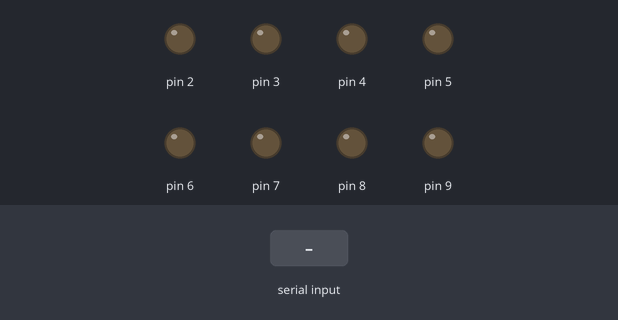
This sketch was run on a simulated Arduino Uno, built with avr-gcc and run on an emulated ATmega328P. Parts: output pins drawn as LEDs (lit = HIGH). The test bench sets the inputs (shaded band).

Above: at 1.2 s.
1.3 s: "r" received over Serial
At 1.8 s:
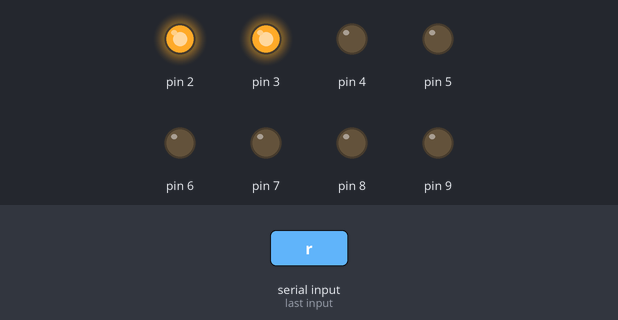
2.8 s: "a" received over Serial
At 4.0 s:
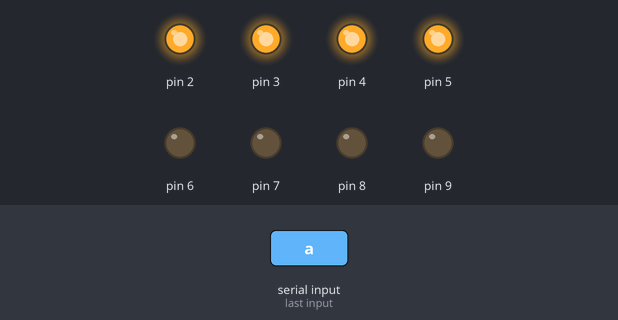
4.3 s: "v" received over Serial
At 5.3 s:
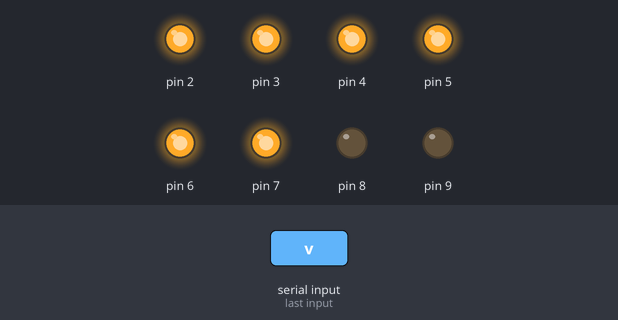
5.8 s: "z" received over Serial
At 6.5 s:
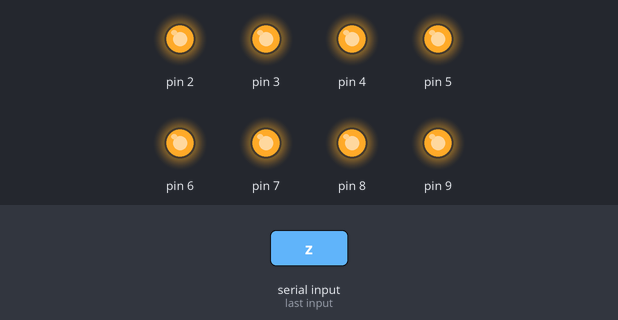
7.3 s: "b" received over Serial
At 7.6 s:
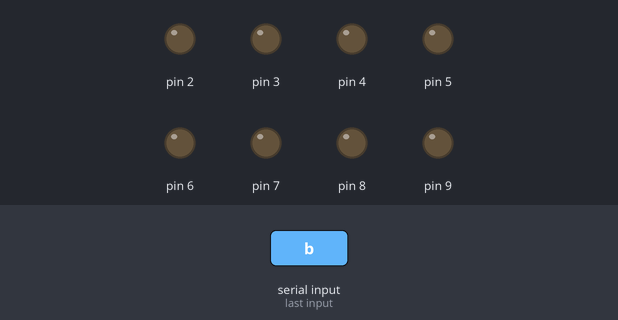
8.8 s: "A" received over Serial
At 9.9 s:
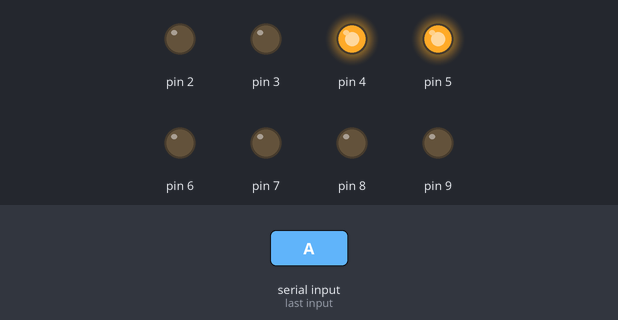
Timing chart, 0 to 11.3 s (numbered marks = the images above; inputs shaded):
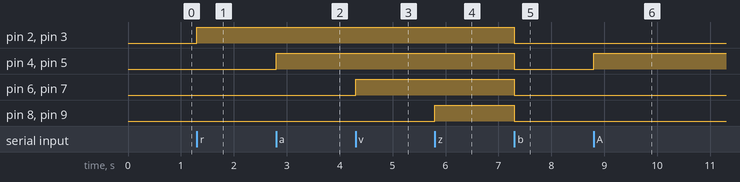

Measured:
- after the input at 1.3 s, pin 2, pin 3: LOW → HIGH at once
- after the input at 2.8 s, pin 4, pin 5: LOW → HIGH at once
- after the input at 4.3 s, pin 6, pin 7: LOW → HIGH at once
- after the input at 5.8 s, pin 8, pin 9: LOW → HIGH at once
- after the input at 7.3 s, pin 2–9: HIGH → LOW at once
- after the input at 8.8 s, pin 4, pin 5: LOW → HIGH at once

The sketch:

04PuertoSerieCaracter.ino
```cpp
void setup() {
  //Colocando los pines de 2-9 como salida
  for (int i=2 ; i<=9 ; i++)
    pinMode(i,OUTPUT);
  //Inicializando Puerto Serie
  Serial.begin(9600);
}

void loop() {
  if (Serial.available())
  {
    char charRecibido = Serial.read();
    if ( charRecibido == 'r' || charRecibido == 'R')
    {
      digitalWrite(2,HIGH);
      digitalWrite(3,HIGH);
    }
    if ( charRecibido == 'a' || charRecibido == 'A')
    {
      digitalWrite(4,HIGH);
      digitalWrite(5,HIGH);
    }
    if ( charRecibido == 'v' || charRecibido == 'V')
    {
      digitalWrite(6,HIGH);
      digitalWrite(7,HIGH);
    }
    if ( charRecibido == 'z' || charRecibido == 'Z')
    {
      digitalWrite(8,HIGH);
      digitalWrite(9,HIGH);
    }
    if ( charRecibido == 'b' || charRecibido == 'B')
    {
      for(int i=2 ; i<=9 ; i++)
        digitalWrite(i,LOW);
    }
  }
}
```
